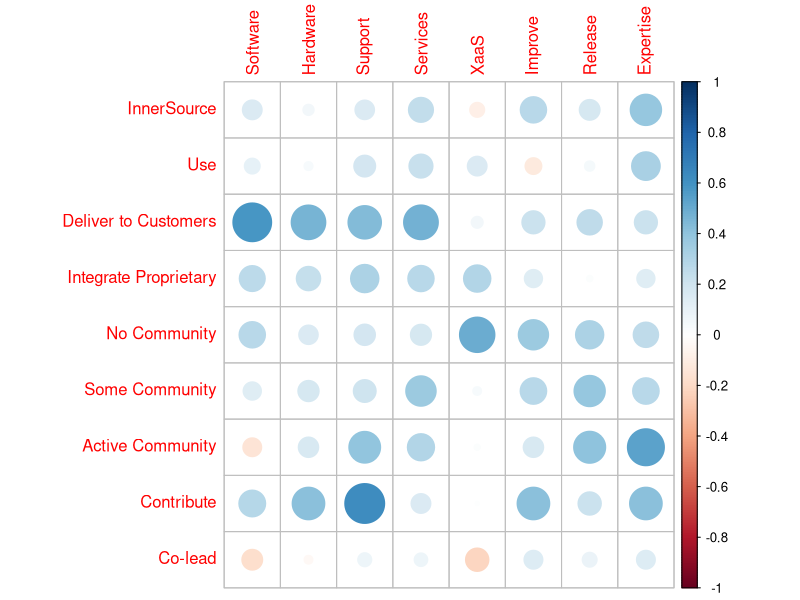

This figure's R source:
library(corrplot)

args <- commandArgs(TRUE)
outFile = args[1]

survey <- read.csv("survey_results.csv",head=TRUE)

valuecols <- subset(survey,
        select = c('value.softint','value.hardint','value.support',
                   'value.service','value.xaas','value.improve',
                   'value.cadence','value.expert')
    )

# Change the column names
names(valuecols) <- c('Software','Hardware','Support','Services','XaaS','Improve','Release','Expertise')
# Set all values to TRUE
valuelogic <- (valuecols > 0)
# Set NA to FALSE
valuelogic[is.na(valuelogic)] <- FALSE

engagecols <- subset(survey,
        select = c('engage.inner','engage.use','engage.dist','engage.integrate',
                   'engage.solo','engage.soloext','engage.active','engage.contrib',
                   'engage.colead')
    )

# Change the column names
names(engagecols) <- c('InnerSource','Use','Deliver to Customers','Integrate Proprietary','No Community','Some Community','Active Community','Contribute','Co-lead')
# Set all values to TRUE
engagelogic <- (engagecols > 0)
# Set NA to FALSE
engagelogic[is.na(engagelogic)] <- FALSE

corrmatrix <- cor(engagelogic, valuelogic, method="kendall")
#corrmatrix <- cor(valuelogic, engagelogic)
print(corrmatrix)
png(outFile)
corrplot(corrmatrix, method='circle')

# See https://cran.r-project.org/web/packages/corrplot/vignettes/corrplot-intro.html
# and also http://www.sthda.com/english/wiki/correlation-matrix-a-quick-start-guide-to-analyze-format-and-visualize-a-correlation-matrix-using-r-software
